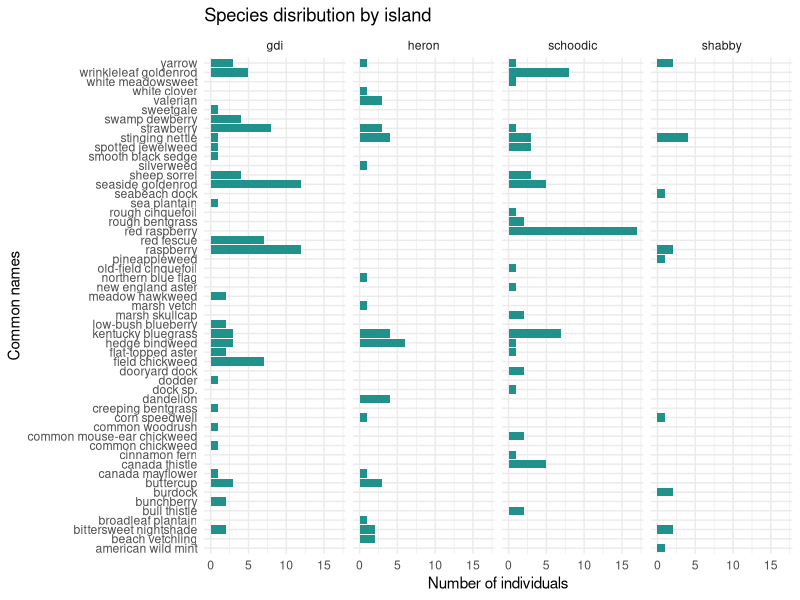
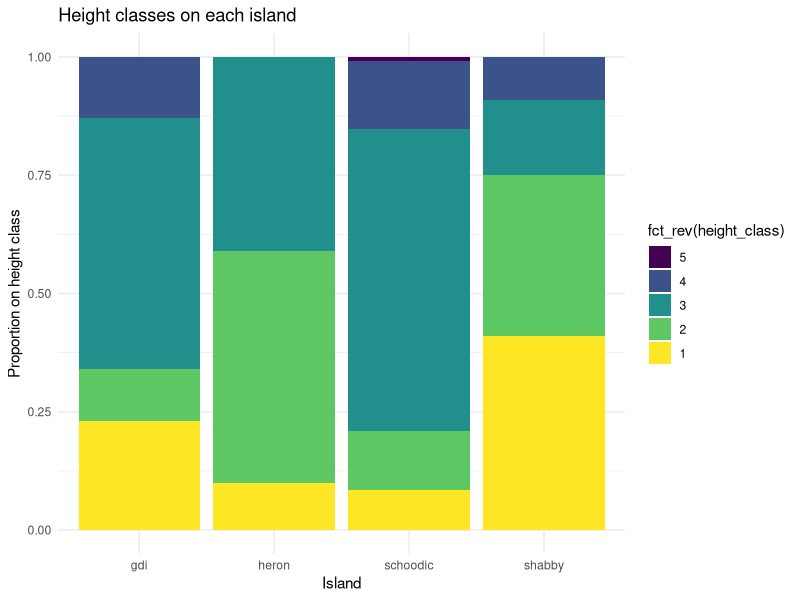

Source code (R) for these figures, in order:
## ---- chunk 1
library(tidyverse)
library(broom)
## ---- chunk 2
island_veg <- read_csv("../data/island_veg.csv")
## ---- chunk 3
island_veg <- island_veg %>%
  mutate(location = case_when(
    location == "Schoodic" ~ "schoodic",
    location == "GDI" ~ "gdi",
    TRUE ~ location
  ))
## ---- chunk 4
island_veg %>%
  filter(common != "unknown") %>% #filtering out all of the unknown species
  ggplot(mapping = aes(y = common)
    ) +
  geom_bar(fill = "#21918c") +
  facet_wrap(~location, nrow = 1) +
  theme_minimal() +
  labs(title = "Species disribution by island",
       x = "Number of individuals",
       y = "Common names")
## ---- chunk 5
island_veg %>%
  mutate(height_class = case_when(TRUE ~ as.factor(height))) %>% #making height class a factor variable in order to use it in a bar chart
  ggplot(mapping = aes(x = location, fill = fct_rev(height_class))) + #reversing height class so the tallest appears on top
  geom_bar(position = "fill") +
  scale_fill_viridis_d() +
  labs(title = "Height classes on each island",
       x = "Island",
       y = "Proportion on height class") +
  theme_minimal()
